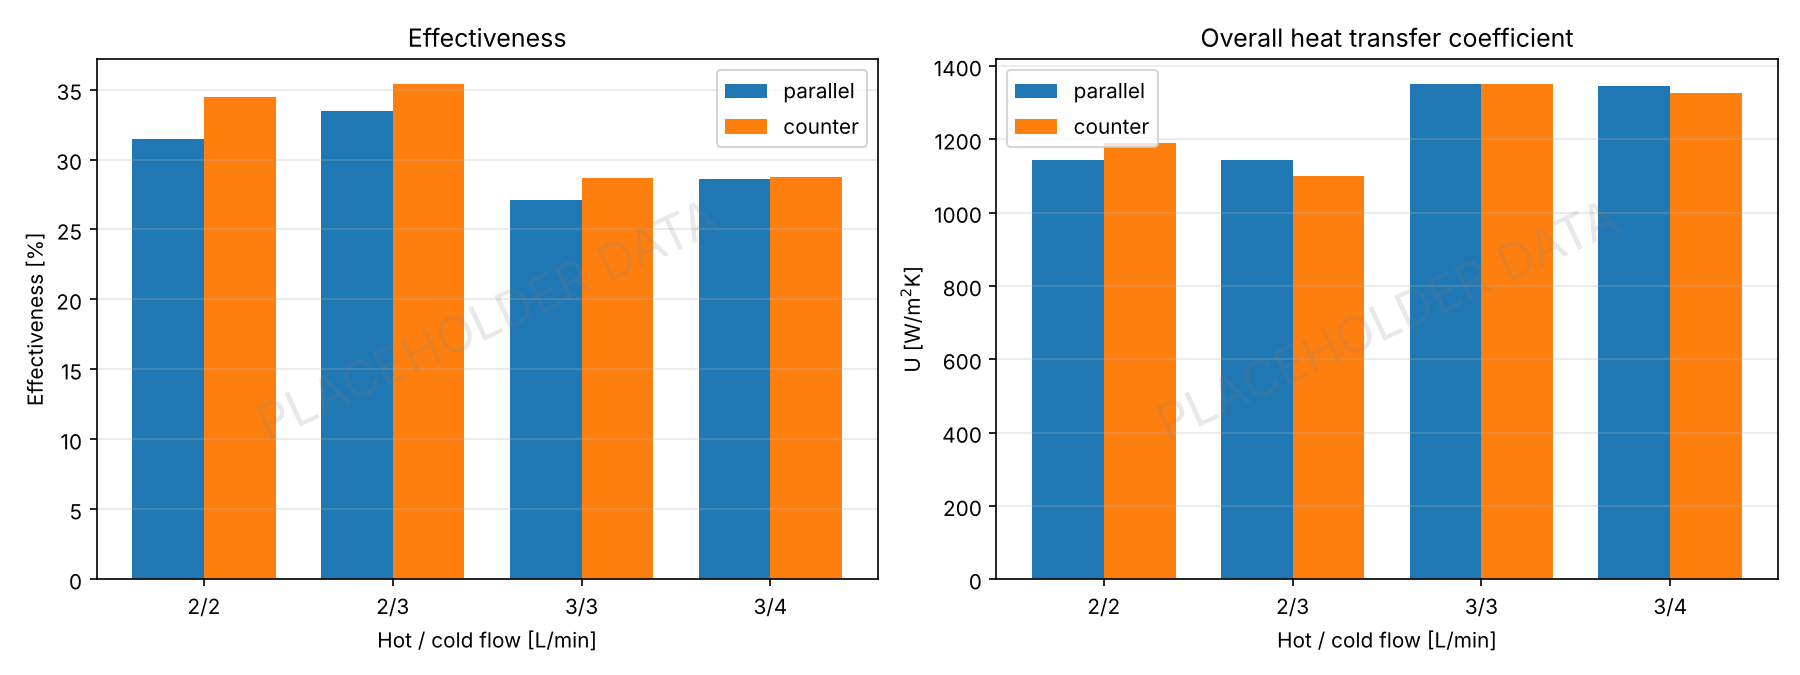

Python code for this plot:
# Concentric tube heat exchanger - parallel and counter flow - Heat Transfer Lab
# Shreeji Kumawat
# Hot water in inner tube, cold water in annulus. LMTD, overall U, effectiveness and NTU.

import numpy as np
import matplotlib.pyplot as plt
from labutils import read, stamp, save, write_summary, CP_W

D_I = 0.0127        # m, inner tube OD
L = 1.5             # m
A = np.pi * D_I * L

df = read("heat_exchanger.csv")
mh = df.hot_Lpm / 60 * 0.998
mc = df.cold_Lpm / 60 * 0.998
Qh = mh * CP_W * (df.T_hot_in - df.T_hot_out)
Qc = mc * CP_W * (df.T_cold_out - df.T_cold_in)
par = df.flow == "parallel"
dT1 = np.where(par, df.T_hot_in - df.T_cold_in, df.T_hot_in - df.T_cold_out)
dT2 = np.where(par, df.T_hot_out - df.T_cold_out, df.T_hot_out - df.T_cold_in)
LMTD = (dT1 - dT2) / np.log(dT1 / dT2)
Qm = (Qh + Qc) / 2
U = Qm / (A * LMTD)
Cmin = np.minimum(mh, mc) * CP_W
eff = Qh / (Cmin * (df.T_hot_in - df.T_cold_in))
NTU = U * A / Cmin

fig, axs = plt.subplots(1, 2, figsize=(12, 4.5))
lab = [f"{h:.0f}/{c:.0f}" for h, c in zip(df.hot_Lpm, df.cold_Lpm)]
x = np.arange(par.sum())
for k, (mode, m) in enumerate([("parallel", par), ("counter", ~par)]):
    axs[0].bar(x + (k - 0.5) * 0.38, eff[m] * 100, 0.38, label=mode)
    axs[1].bar(x + (k - 0.5) * 0.38, U[m], 0.38, label=mode)
for a, yl, t in [(axs[0], "Effectiveness [%]", "Effectiveness"), (axs[1], "U [W/m$^2$K]", "Overall heat transfer coefficient")]:
    a.set_xticks(x); a.set_xticklabels(np.array(lab)[par.values]); a.set_xlabel("Hot / cold flow [L/min]")
    a.set_ylabel(yl); a.set_title(t); a.legend(); a.grid(alpha=0.3, axis="y"); stamp(a, df)
save(fig, "heat_exchanger.png")

# temperature profile sketch for one case of each
fig, ax = plt.subplots(figsize=(7, 4))
for mode, ls in [("parallel", "-"), ("counter", "--")]:
    r = df[(df.flow == mode) & (df.hot_Lpm == 3) & (df.cold_Lpm == 3)].iloc[0]
    ax.plot([0, L], [r.T_hot_in, r.T_hot_out], "r" + ls, label=f"hot, {mode}")
    if mode == "parallel":
        ax.plot([0, L], [r.T_cold_in, r.T_cold_out], "b" + ls, label=f"cold, {mode}")
    else:
        ax.plot([0, L], [r.T_cold_out, r.T_cold_in], "b" + ls, label=f"cold, {mode}")
ax.set_xlabel("Position along exchanger [m]"); ax.set_ylabel("Temperature [°C]")
ax.set_title("Inlet / outlet temperatures, 3 L/min each side"); ax.legend(); ax.grid(alpha=0.3); stamp(ax, df)
save(fig, "hx_temperature_profile.png")

lines = ["CONCENTRIC TUBE HEAT EXCHANGER", "=" * 30,
         f"{'mode':9s}{'h/c Lpm':>8s}{'Qh W':>8s}{'Qc W':>8s}{'loss%':>7s}{'LMTD':>7s}{'U':>7s}{'eff%':>7s}{'NTU':>6s}"]
for i in range(len(df)):
    lines.append(f"{df.flow[i]:9s}{lab[i]:>8s}{Qh[i]:8.0f}{Qc[i]:8.0f}{(1-Qc[i]/Qh[i])*100:7.1f}{LMTD[i]:7.2f}{U[i]:7.0f}{eff[i]*100:7.1f}{NTU[i]:6.2f}")
lines.append(f"\nmean effectiveness: parallel {eff[par].mean()*100:.1f}%, counter {eff[~par].mean()*100:.1f}%")
write_summary("heat_exchanger.txt", lines, df)
